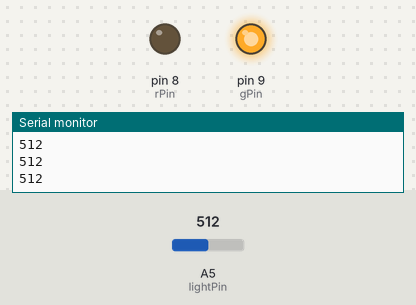
The sketch below on a simulated Arduino Uno, built with avr-gcc and run on an emulated ATmega328P. On the bench: output pins drawn as LEDs (lit = HIGH), the last lines printed to the serial monitor. The inputs (shaded band) are chosen by the test bench; at power-on: A5 (lightPin) = 512.

Above: at 1.2 s.
1.3 s: A5 (lightPin) set to 689
2.8 s: A5 (lightPin) set to 719
At 3.9 s:
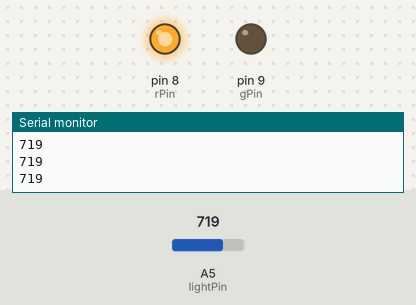
4.4 s: A5 (lightPin) set to 690
At 5.3 s:
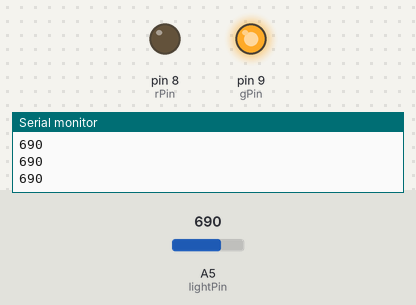
6.0 s: A5 (lightPin) set to 710
At 6.7 s:
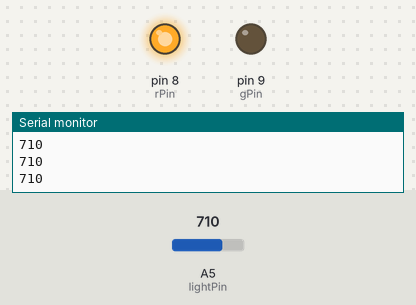
Timing chart, 0 to 8.6 s (numbered marks = the images above; inputs shaded):
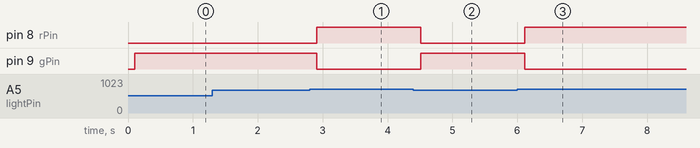

The sketch:

fotoreistencia_class25.ino
```cpp
int gPin = 9;  //tendria que ser verde en este caso blanco
int rPin = 8;  //led rojo


int lightPin = A5;
int lightVal;
int dt = 100;

void setup() {
  Serial.begin(9600);
  pinMode(lightPin, INPUT);
  pinMode(gPin, OUTPUT);
  pinMode(rPin, OUTPUT);
}

void loop() {
  lightVal = analogRead(lightPin);  //lo que lee el pin analogico
  Serial.println(lightVal);         //mostramos en el puerto serial el valor de la luz
  delay(dt);

  if (lightVal < 700) {
    digitalWrite(gPin, 1);  //1 significa HIGH
    digitalWrite(rPin, 0);  //1 significa HIGH
  }
  if (lightVal > 700) {
    digitalWrite(gPin, 0);  //1 significa HIGH
    digitalWrite(rPin, 1);  //1 significa HIGH
  }
}
```

Measured:
- the behaviour switches between 700 and 701 on A5 (lightPin) (found by bisection; images 0 and 1)
- after the input at 2.8 s, pin 8 (rPin): LOW → HIGH after 0.11 s; pin 9 (gPin): HIGH → LOW after 0.11 s
- after the input at 4.4 s, pin 8 (rPin): HIGH → LOW after 0.11 s; pin 9 (gPin): LOW → HIGH after 0.11 s
- after the input at 6.0 s, pin 8 (rPin): LOW → HIGH after 0.12 s; pin 9 (gPin): HIGH → LOW after 0.12 s
